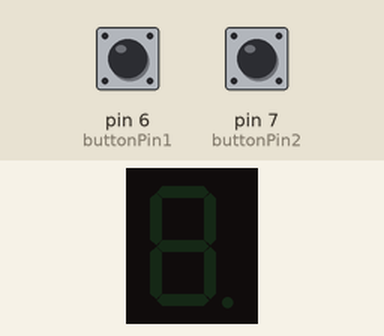
This sketch was run on a simulated Arduino Uno, built with avr-gcc and run on an emulated ATmega328P. On the bench: 1-digit seven-segment display. Wiring (inferred from the names in the program): 1-digit 7-segment display, segments lit when HIGH: segments pin 9, pin 8, pin 3, pin 4, pin 5, pin 10, pin 11, pin 2. The test bench sets the inputs (shaded band); at power-on: pin 6 (buttonPin1) LOW, pin 7 (buttonPin2) LOW. The segment pins are drawn as the display they are named for.

Above: at 1.2 s.
1.3 s: pin 6 (buttonPin1) pulled HIGH for 1 s
At 3.3 s:
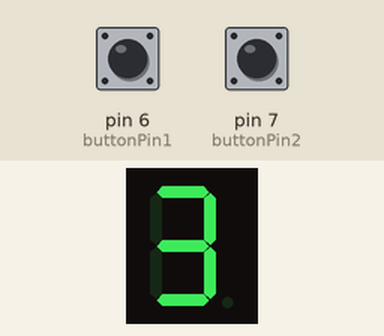
4.0 s: pin 6 (buttonPin1) pulled HIGH for 0.15 s
At 4.7 s:
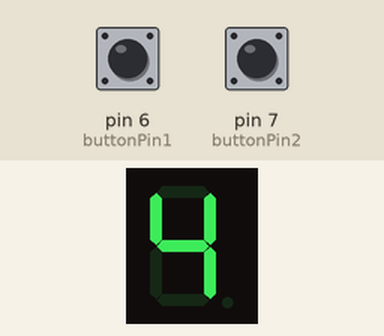
5.8 s: pin 6 (buttonPin1) pulled HIGH for 0.15 s
At 7.2 s:
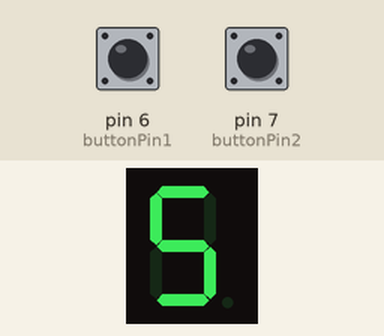
7.6 s: pin 6 (buttonPin1) pulled HIGH for 3.2 s
At 9.3 s:
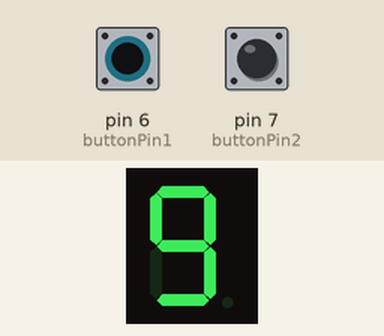
12.3 s: pin 7 (buttonPin2) pulled HIGH for 3.2 s
At 14.85 s:
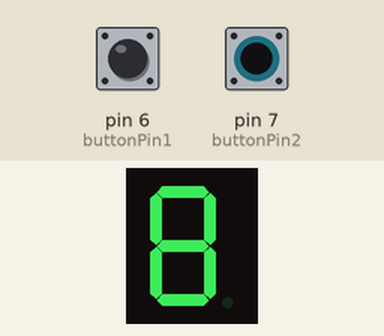
17.1 s: pin 7 (buttonPin2) pulled HIGH for 0.15 s
At 18.2 s:
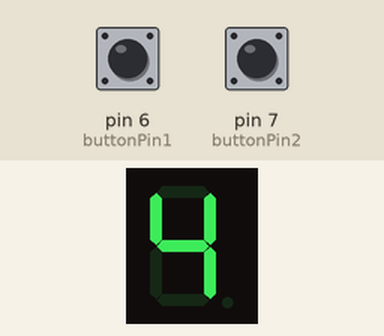
Timing chart, 0 to 19.9 s (numbered marks = the images above; inputs shaded):
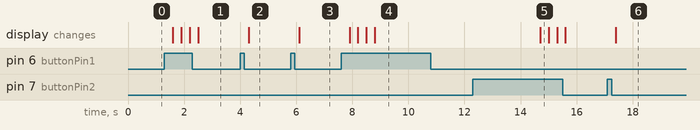

The sketch:

hahha.ino
```cpp
const int buttonPin1 = 6;
const int buttonPin2 = 7;
int nilaitombol;
int nilaitombol2;
int count;
int count2;
int buttonState = 0;


const byte numeral[11]={
  B11111100, //untuk angka 0
  B01100000, //untuk angka 1
  B11011010, //untuk angka 2
  B11110010, //untuk angka 3
  B01100110, //untuk angka 4
  B10110110, //untuk angka 5
  B10111110, //untuk angka 6
  B11100000, //untuk angka 7
  B11111110, //untuk angka 8
  B11110110, //untuk angka 9
  B00000000, //tanpa menampilkan apapun
};

//inisalisasi pin yang digunakan
const int segmentPins[8]= {2,11,10,5,4,3,8,9}; //dp,g,f,e,d,c,b,a

void setup() {;
  pinMode(buttonPin1,INPUT);
  pinMode(buttonPin2,INPUT);

  for (int i=0; i<8;i++){
  pinMode(segmentPins[i], OUTPUT);
}
}


void loop() {
  for (int i=0;i<=10;){
    nilaitombol=digitalRead(buttonPin1);

  if(nilaitombol==1){
    count++;
    delay(300);

    if(count==1){
      tunjukanAngka(0);
    }
    if(count==2){
      tunjukanAngka(1);
    }
    if(count==3){
      tunjukanAngka(2);
    }
    if(count==4){
     tunjukanAngka(3);
    }
    if(count==5){
     tunjukanAngka(4);
    }
    if(count==6){
     tunjukanAngka(5);
    }
    if(count==7){
     tunjukanAngka(6);
    }
    if(count==8){
     tunjukanAngka(7);
    }
    if(count==9){
     tunjukanAngka(8);
    }
    if(count==10){
     tunjukanAngka(9);
    }
    }
   nilaitombol2=digitalRead(buttonPin2);
  if(nilaitombol2==1){
    count--;
    delay(300);

    if(count<1){
      count=1;}

    if(count==1){
      tunjukanAngka(0);
    }
    if(count==2){
      tunjukanAngka(1);
    }
    if(count==3){
      tunjukanAngka(2);
    }
    if(count==4){
     tunjukanAngka(3);
    }
    if(count==5){
     tunjukanAngka(4);
    }
    if(count==6){
     tunjukanAngka(5);
    }
    if(count==7){
     tunjukanAngka(6);
    }
    if(count==8){
     tunjukanAngka(7);
    }
    if(count==9){
     tunjukanAngka(8);
    }
    if(count==10){
     tunjukanAngka(9);
     count=10;
    }
}
  }}

 void tunjukanAngka (int number){
    boolean isBitSet;
    for(int segment=1; segment<8;segment++){
      isBitSet=bitRead(numeral[number],segment);
      digitalWrite(segmentPins[segment],isBitSet);}
    }
```

Measured:
- after the input at 1.3 s, the display: first changes after 0.30 s (image 1 shows a later state)
- after the input at 4.0 s, the display: changes after 0.30 s (image 2)
- after the input at 5.8 s, the display: changes after 0.30 s (image 3)
- after the input at 7.6 s, the display: first changes after 0.30 s (image 4 shows a later state)
- after the input at 12.3 s, the display: changes after 2.4 s (image 5)
- after the input at 17.1 s, the display: changes after 0.30 s (image 6)
